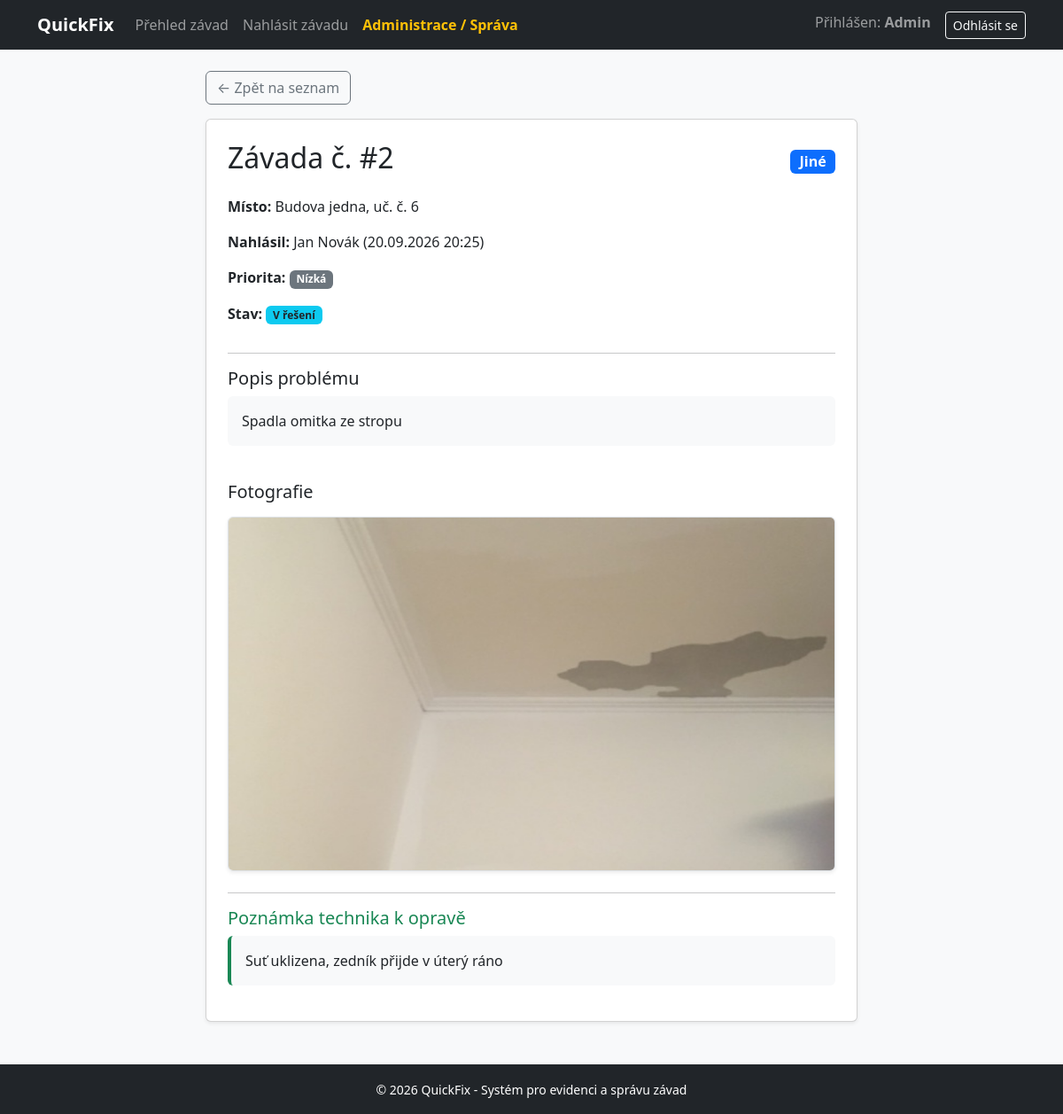
The app's page /detail.php?id=2 (signed in) with its own data.
### tables this page shows
CREATE TABLE `zavady` (
  `id` int(11) NOT NULL,
  `uzivatel_id` int(11) NOT NULL,
  `kategorie_id` int(11) NOT NULL,
  `popis` text NOT NULL,
  `misto` varchar(255) NOT NULL,
  `priorita` enum('Nízká','Střední','Vysoká') DEFAULT 'Střední',
  `stav` enum('Nahlášeno','V řešení','Opraveno') DEFAULT 'Nahlášeno',
  `fotografie` varchar(255) DEFAULT NULL,
  `poznamka_technika` text DEFAULT NULL,
  `vytvoreno` timestamp NOT NULL DEFAULT current_timestamp()
);

CREATE TABLE `kategorie` (
  `id` int(11) NOT NULL,
  `nazev` varchar(100) NOT NULL
);

CREATE TABLE `uzivatele` (
  `id` int(11) NOT NULL,
  `jmeno` varchar(100) NOT NULL,
  `email` varchar(150) NOT NULL,
  `heslo` varchar(255) NOT NULL,
  `role` enum('registrovaný','admin') DEFAULT 'registrovaný',
  `vytvoreno` timestamp NOT NULL DEFAULT current_timestamp()
);

### detail.php (the view, shortened to what this page needs)
<?php
require_once 'includes/db.php';
require_once 'includes/header.php';
$id = $_GET['id'] ?? 0;
$stmt = $pdo->prepare("SELECT z.*, k.nazev AS kategorie_nazev, u.jmeno AS autor
                       FROM zavady z
                       JOIN kategorie k ON z.kategorie_id = k.id
                       JOIN uzivatele u ON z.uzivatel_id = u.id
                       WHERE z.id = ?");
$stmt->execute([$id]);
$zavada = $stmt->fetch();
?>
<div class="row justify-content-center">
    <div class="col-md-8">
        <a href="index.php" class="btn btn-outline-secondary mb-3">&larr; Zpět na seznam</a>
        <div class="card shadow-sm p-4 bg-white">
            <div class="d-flex justify-content-between align-items-center mb-3">
                <h2>Závada č. #<?= $zavada['id'] ?></h2>
                <span class="badge bg-primary fs-6"><?= htmlspecialchars($zavada['kategorie_nazev']) ?></span>
            </div>
            <p><strong>Místo:</strong> <?= htmlspecialchars($zavada['misto']) ?></p>
            <p><strong>Nahlásil:</strong> <?= htmlspecialchars($zavada['autor']) ?> (<?= date('d.m.Y H:i', strtotime($zavada['vytvoreno'])) ?>)</p>
            <p><strong>Priorita:</strong> <span class="badge bg-secondary"><?= $zavada['priorita'] ?></span></p>
            <p><strong>Stav:</strong> <span class="badge bg-info text-dark"><?= $zavada['stav'] ?></span></p>
            <hr>
            <h5>Popis problému</h5>
            <p class="bg-light p-3 rounded"><?= nl2br(htmlspecialchars($zavada['popis'])) ?></p>
            <?php if ($zavada['fotografie']): ?>
                <h5 class="mt-4">Fotografie</h5>
                <img src="uploads/<?= htmlspecialchars($zavada['fotografie']) ?>" class="img-fluid rounded border shadow-sm my-2" style="max-height: 400px;" alt="Foto závady">
            <?php endif; ?>
            <?php if ($zavada['poznamka_technika']): ?>
                <hr>
                <h5 class="text-success">Poznámka technika k opravě</h5>
                <p class="bg-light p-3 rounded border-start border-success border-4"><?= nl2br(htmlspecialchars($zavada['poznamka_technika'])) ?></p>
            <?php endif; ?>
        </div>
    </div>
</div>
<?php require_once 'includes/footer.php'; ?>

### records on screen
zavady: id "2", kategorie.nazev "Jiné", misto "Budova jedna, uč. č. 6", uzivatel.jmeno "Jan Novák", vytvoreno "20.09.2026 20:25", priorita "Nízká", stav "V řešení", popis "Spadla omitka ze stropu", fotografie (picture), poznamka_technika "Suť uklizena, zedník přijde v úterý ráno"

### other values on screen
$_SESSION['user_jmeno'] "Admin"
